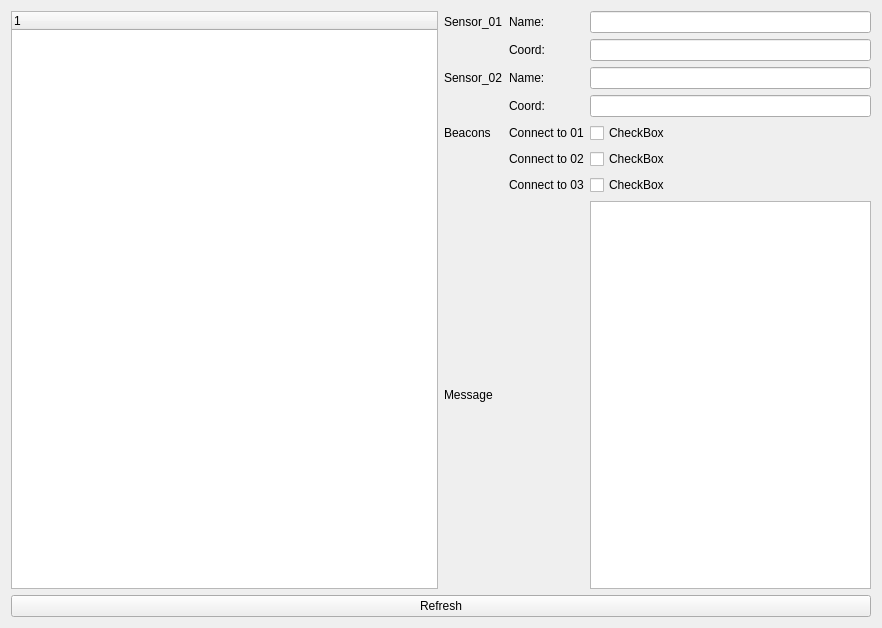
<?xml version="1.0" encoding="UTF-8"?>
<ui version="4.0">
 <class>wdCubeReadValues</class>
 <widget class="QWidget" name="wdCubeReadValues">
  <property name="geometry">
   <rect>
    <x>0</x>
    <y>0</y>
    <width>882</width>
    <height>628</height>
   </rect>
  </property>
  <property name="sizePolicy">
   <sizepolicy hsizetype="Expanding" vsizetype="Expanding">
    <horstretch>100</horstretch>
    <verstretch>100</verstretch>
   </sizepolicy>
  </property>
  <property name="maximumSize">
   <size>
    <width>16777215</width>
    <height>16777215</height>
   </size>
  </property>
  <property name="windowTitle">
   <string>wdParameterView</string>
  </property>
  <layout class="QVBoxLayout" name="verticalLayout">
   <item>
    <layout class="QHBoxLayout" name="horizontalLayout">
     <property name="sizeConstraint">
      <enum>QLayout::SizeConstraint::SetMaximumSize</enum>
     </property>
     <item>
      <widget class="QTreeWidget" name="tvwObjects">
       <column>
        <property name="text">
         <string notr="true">1</string>
        </property>
       </column>
      </widget>
     </item>
     <item>
      <layout class="QGridLayout" name="gridLayout">
       <item row="0" column="0">
        <widget class="QLabel" name="label_5">
         <property name="text">
          <string>Sensor_01</string>
         </property>
        </widget>
       </item>
       <item row="2" column="0">
        <widget class="QLabel" name="label_4">
         <property name="text">
          <string>Sensor_02</string>
         </property>
        </widget>
       </item>
       <item row="2" column="2">
        <widget class="QLineEdit" name="ledSensor_02_name"/>
       </item>
       <item row="4" column="1">
        <widget class="QLabel" name="label_3">
         <property name="text">
          <string>Connect to 01</string>
         </property>
        </widget>
       </item>
       <item row="7" column="2">
        <widget class="QTextEdit" name="txtMessage"/>
       </item>
       <item row="6" column="1">
        <widget class="QLabel" name="label_7">
         <property name="text">
          <string>Connect to 03</string>
         </property>
        </widget>
       </item>
       <item row="4" column="0">
        <widget class="QLabel" name="Beacons">
         <property name="text">
          <string>Beacons</string>
         </property>
        </widget>
       </item>
       <item row="1" column="1">
        <widget class="QLabel" name="label_9">
         <property name="text">
          <string>Coord:</string>
         </property>
        </widget>
       </item>
       <item row="7" column="0">
        <widget class="QLabel" name="label">
         <property name="text">
          <string>Message</string>
         </property>
        </widget>
       </item>
       <item row="3" column="1">
        <widget class="QLabel" name="label_11">
         <property name="text">
          <string>Coord:</string>
         </property>
        </widget>
       </item>
       <item row="0" column="1">
        <widget class="QLabel" name="label_8">
         <property name="text">
          <string>Name:</string>
         </property>
        </widget>
       </item>
       <item row="1" column="2">
        <widget class="QLineEdit" name="ledSensor_01_coord"/>
       </item>
       <item row="0" column="2">
        <widget class="QLineEdit" name="ledSensor_01_name"/>
       </item>
       <item row="6" column="2">
        <widget class="QCheckBox" name="chkBeacon_03">
         <property name="text">
          <string>CheckBox</string>
         </property>
        </widget>
       </item>
       <item row="3" column="2">
        <widget class="QLineEdit" name="ledSensor_02_coord"/>
       </item>
       <item row="5" column="1">
        <widget class="QLabel" name="label_2">
         <property name="text">
          <string>Connect to 02</string>
         </property>
        </widget>
       </item>
       <item row="2" column="1">
        <widget class="QLabel" name="label_10">
         <property name="text">
          <string>Name:</string>
         </property>
        </widget>
       </item>
       <item row="4" column="2">
        <widget class="QCheckBox" name="chkBeacon_01">
         <property name="text">
          <string>CheckBox</string>
         </property>
        </widget>
       </item>
       <item row="5" column="2">
        <widget class="QCheckBox" name="chkBeacon_02">
         <property name="text">
          <string>CheckBox</string>
         </property>
        </widget>
       </item>
      </layout>
     </item>
    </layout>
   </item>
   <item>
    <layout class="QHBoxLayout" name="horizontalLayout_3">
     <property name="sizeConstraint">
      <enum>QLayout::SizeConstraint::SetMaximumSize</enum>
     </property>
     <item>
      <widget class="QPushButton" name="btnRefresh">
       <property name="text">
        <string>Refresh</string>
       </property>
      </widget>
     </item>
    </layout>
   </item>
  </layout>
 </widget>
 <resources/>
 <connections/>
</ui>
